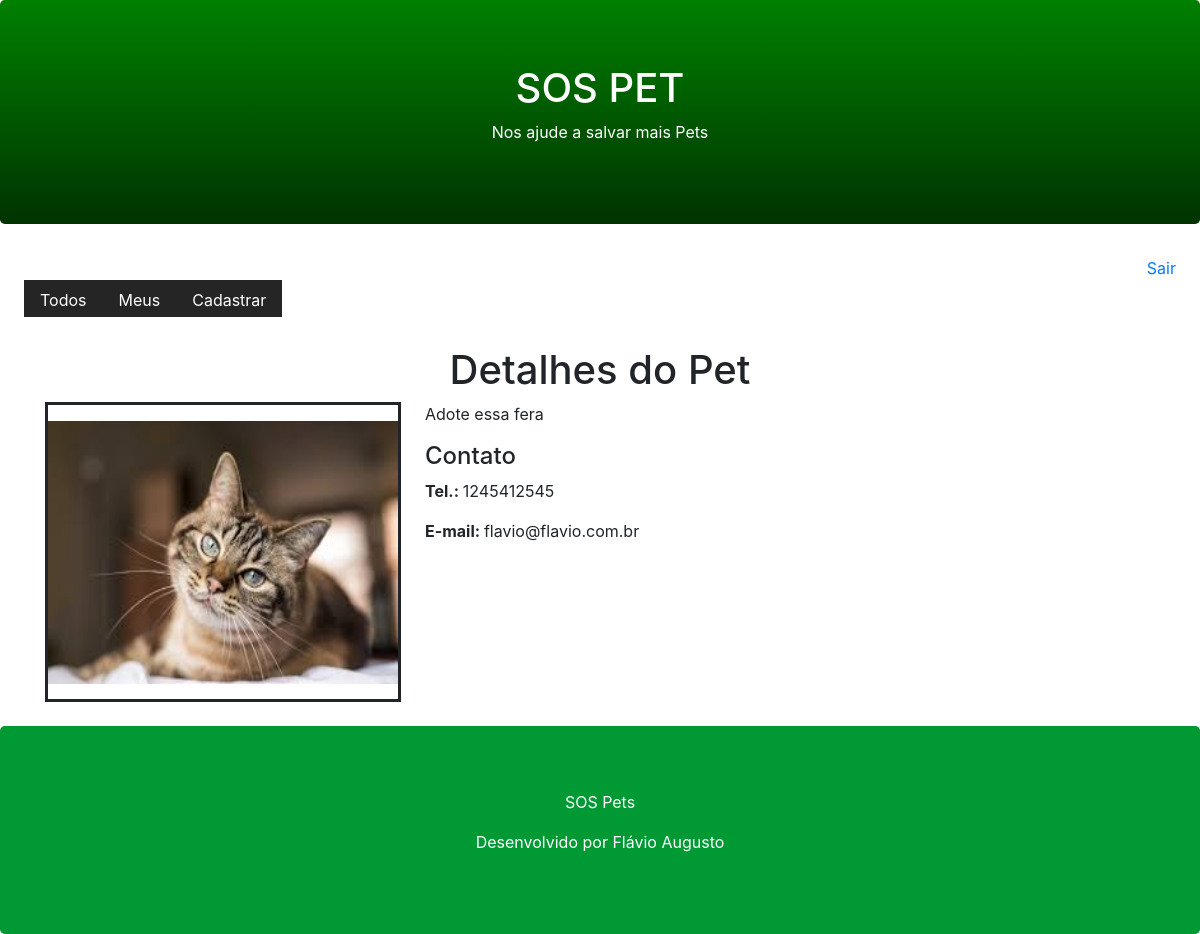
The page /pet/detail/3/ on the database as committed earlier.
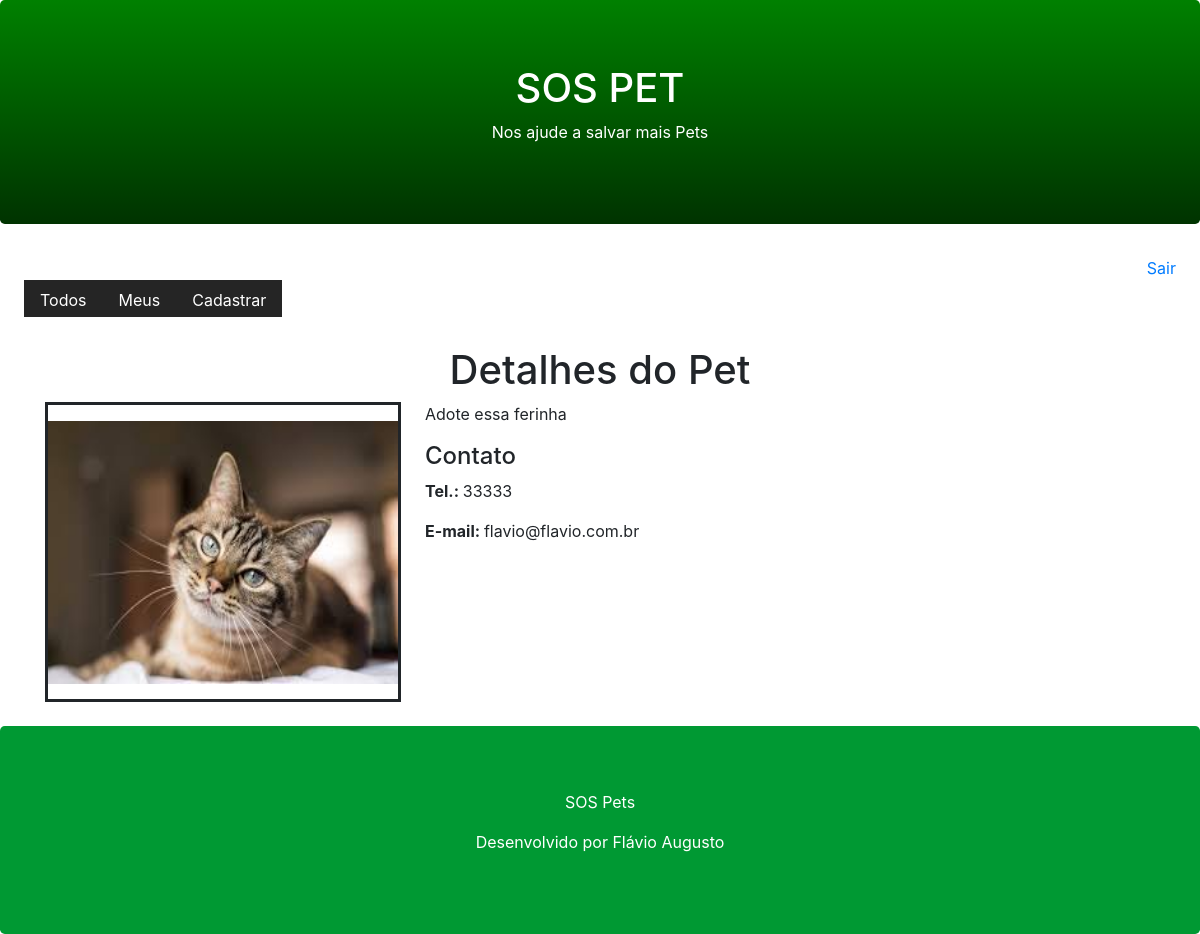
The same page on the database as committed later.
### core/models.py (models this page shows, shortened)
class Pet(models.Model):
    cidade = models.CharField(max_length=100)
    descricao = models.TextField()
    fone = models.CharField(max_length=11)
    email = models.EmailField()
    data_registro = models.DateTimeField(auto_now_add=True)
    foto = models.ImageField(upload_to='pet')
    ativo = models.BooleanField(default=True)
    usuario = models.ForeignKey(User, on_delete=models.CASCADE)
    class Meta:
        db_table = 'pet'

### core/views.py (the view)
# urls.py: path('pet/detail/<id>/', views.pet_detail),
def pet_detail(request, id):
    pet = Pet.objects.get(ativo=True, id=id)
    return render(request, 'pet.html', {'pet':pet})

### core/templates/pet.html (shortened to what this page needs)
{% extends "model-page.html" %}
{% block content %}
<h1 class="text-center">Detalhes do Pet</h1>
<div class="container mp-4 mb-4">
    <div class="row">
        <div class="col-sm-4">
            <div style="bordrr-color: green; border-style: solid; width: 356px; height: 300px">
                <img src="{{ pet.foto.url }}" width="350" height="263" style="margin-top: 16px;">
            </div>
        </div>
        <div class="col-sm-8">
            <p>{{ pet.descricao }}</p>
            <h4>Contato</h4>
            <p><b>Tel.: </b>{{ pet.fone }}</p>
            <p><b>E-mail: </b>{{ pet.email }}</p>
        </div>
    </div>
</div>
{% endblock %}

Rows that differ between the two databases and show on the page:
changed Pet "flavio@flavio.com.br": descricao "Adote essa fera" → "Adote essa ferinha"; fone "1245412545" → "33333"
